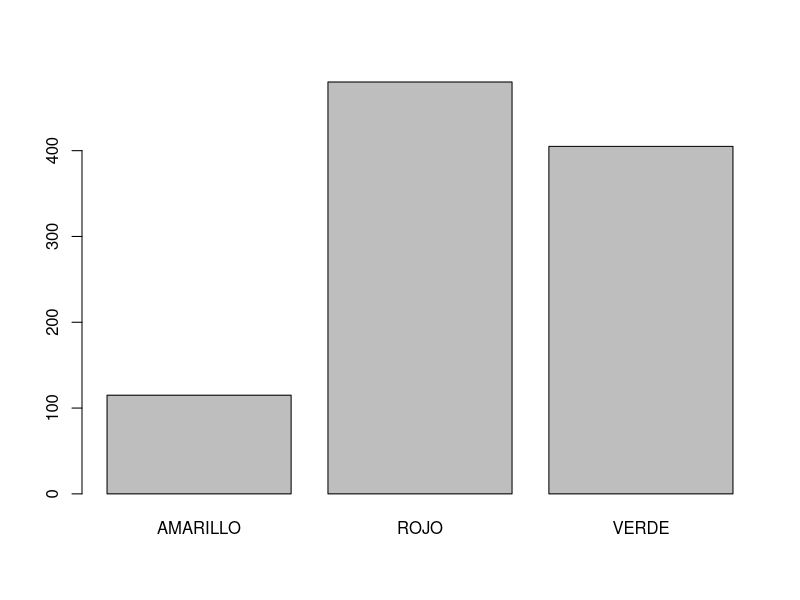
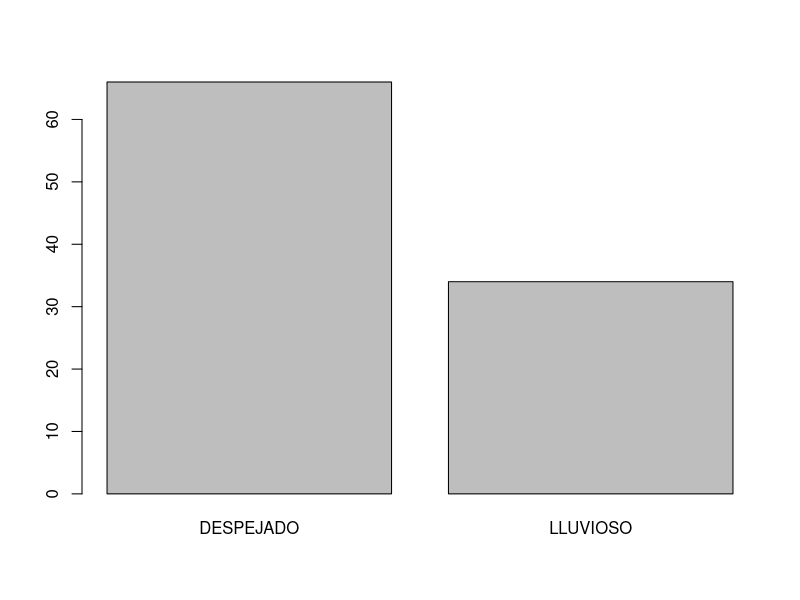
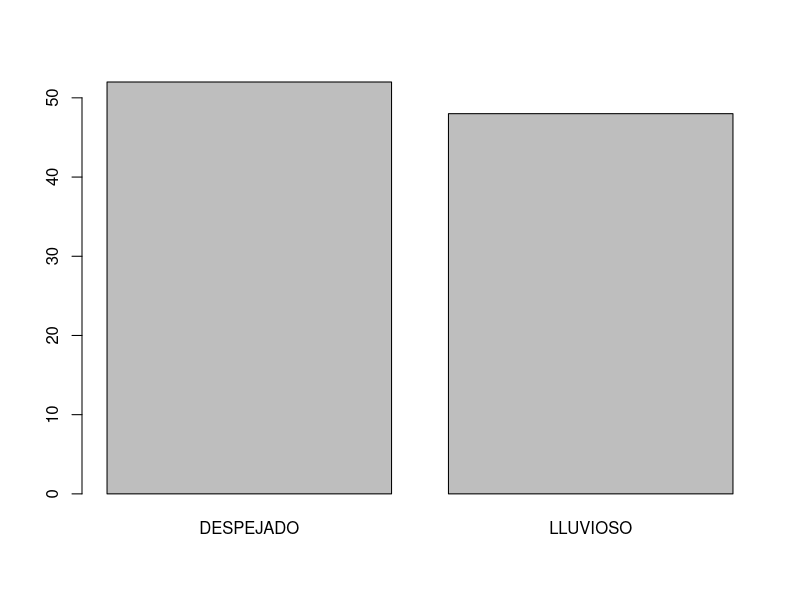

The R script that drew these images, in order:
## -------------------------------------------------##
## TAREA 1 - METODOS COMPUTACIONALES EN ESTADISTICA-##
## NOMBRE: MIGUEL FERNÁNEZ VICENTE -----------------##
## DNI: 03203763R ----------------------------------##
##--------------------------------------------------##

## EJERCICIO 1 ##
# GENERAR 100 VALORES DEL LANZAMIENTO DE UNA MODELA CON PROBABILIDAD DE CARA DE 1/6.

set.seed(1)
n = 100
u = runif(n)
x = ifelse(u<=1/6, 1, 0)
print(x)
print(mean(x))  # Aproximacion de la probabilidad de cara
print(var(x))   # Aproximacion de la varianza

## EJERCICIO 2 ##
# UN SEMAFORO TINE 0.4 VERDE, 0.1 AMARILLO Y 0.5 ROJO. SIMULAR 100 SEMAFOROS.
set.seed(1)
n = 1000
u = runif(n)
x = ifelse(u<=0.4, "VERDE", ifelse(u<=0.5, "AMARILLO", "ROJO"))
print(x)
print(mean(x=="VERDE"))    # Aproximacion de la probabilidad de verde
print(mean(x=="AMARILLO"))  # Aproximacion de la probabilidad de amarillo
print(mean(x=="ROJO"))      # Aproximacion de la probabilidad de rojo   
print(table(x))             # Tabla de frecuencias
barplot(table(x))         # Diagrama de barras

## EJERCICIO 3 ##
# LA PROBABILIDAD DE UN DÍA DESPEJADO PARA MAÑANA SI HOY ES DESPEJADO ES 0.8, MIENTRAS QUE SI HOY ES LLUVIOSO ES 0.4. SIMULAR 100 DÍAS.
# EN EL CASO DE QUE SEAN DEPENDIENTES # 
set.seed(1)
n = 100
u = runif(n)
x = numeric(n)
x[1] = ifelse(u[1]<=0.5, "DESPEJADO", "LLUVIOSO")  # Suponemos que el primer día tiene igual probabilidad de ser despejado o lluvioso
for (i in 2:n) {
    if (x[i-1] == "DESPEJADO") {
        x[i] = ifelse(u[i]<=0.8, "DESPEJADO", "LLUVIOSO")
    } else {
        x[i] = ifelse(u[i]<=0.4, "DESPEJADO", "LLUVIOSO")
    }
}
print(x)
print(mean(x=="DESPEJADO"))  # Aproximacion de la probabilidad de despejado
print(mean(x=="LLUVIOSO"))   # Aproximacion de la probabilidad de lluvioso
print(table(x))              # Tabla de frecuencias
barplot(table(x))          # Diagrama de barras

# EN ESTE CASO NO SON INDEPENDIENTES, YA QUE LA PROBABILIDAD DE UN DÍA DEPENDE DEL DÍA ANTERIOR.

## EN EL CASO DE QUE SON INDEPENDIENTES ##
set.seed(1)
n = 100
u = runif(n)
x = ifelse(u<=0.5, "DESPEJADO", "LLUVIOSO")  # Suponemos que cada día tiene igual probabilidad de ser despejado o lluvioso
print(x)
print(mean(x=="DESPEJADO"))  # Aproximacion de la probabilidad de
print(mean(x=="LLUVIOSO"))   # Aproximacion de la probabilidad de lluvioso
print(table(x))              # Tabla de frecuencias
barplot(table(x))          # Diagrama de barras
